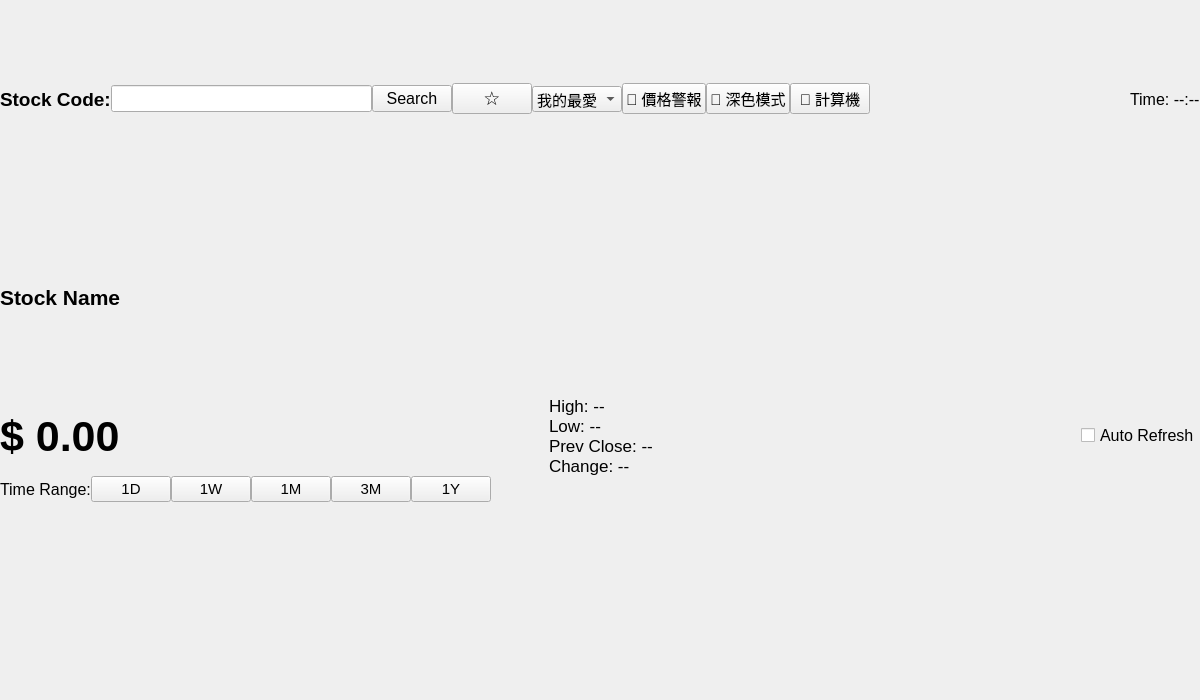
<?xml version="1.0" encoding="UTF-8"?>
<ui version="4.0">
 <class>Form</class>
 <widget class="QWidget" name="Form">
  <property name="geometry">
   <rect>
    <x>0</x>
    <y>0</y>
    <width>1200</width>
    <height>700</height>
   </rect>
  </property>
  <property name="windowTitle">
   <string>Stock Dashboard</string>
  </property>
  <layout class="QVBoxLayout" name="verticalLayout">
   <property name="spacing">
    <number>0</number>
   </property>
   <property name="leftMargin">
    <number>0</number>
   </property>
   <property name="topMargin">
    <number>0</number>
   </property>
   <property name="rightMargin">
    <number>0</number>
   </property>
   <property name="bottomMargin">
    <number>0</number>
   </property>
   <item>
    <layout class="QHBoxLayout" name="search_layout">
     <property name="spacing">
      <number>0</number>
     </property>
     <item>
      <widget class="QLabel" name="label_header">
       <property name="font">
        <font>
         <pointsize>14</pointsize>
         <bold>true</bold>
        </font>
       </property>
       <property name="text">
        <string>Stock Code:</string>
       </property>
      </widget>
     </item>
     <item>
      <widget class="QLineEdit" name="input_code">
       <property name="font">
        <font>
         <pointsize>12</pointsize>
        </font>
       </property>
      </widget>
     </item>
     <item>
      <widget class="QPushButton" name="btn_search">
       <property name="font">
        <font>
         <pointsize>12</pointsize>
        </font>
       </property>
       <property name="text">
        <string>Search</string>
       </property>
      </widget>
     </item>
     <item>
      <widget class="QPushButton" name="btn_favorite">
       <property name="font">
        <font>
         <pointsize>14</pointsize>
        </font>
       </property>
       <property name="text">
        <string>☆</string>
       </property>
       <property name="maximumWidth">
        <number>50</number>
       </property>
       <property name="toolTip">
        <string>加入/移除我的最愛</string>
       </property>
      </widget>
     </item>
     <item>
      <widget class="QComboBox" name="combo_favorites">
       <property name="font">
        <font>
         <pointsize>11</pointsize>
        </font>
       </property>
       <property name="minimumWidth">
        <number>150</number>
       </property>
       <property name="toolTip">
        <string>我的最愛股票</string>
       </property>
       <item>
        <property name="text">
         <string>我的最愛</string>
        </property>
       </item>
      </widget>
     </item>
     <item>
      <widget class="QPushButton" name="btn_alert">
       <property name="font">
        <font>
         <pointsize>11</pointsize>
        </font>
       </property>
       <property name="text">
        <string>🔔 價格警報</string>
       </property>
       <property name="minimumWidth">
        <number>100</number>
       </property>
       <property name="toolTip">
        <string>設定價格警報</string>
       </property>
      </widget>
     </item>
     <item>
      <widget class="QPushButton" name="btn_theme">
       <property name="font">
        <font>
         <pointsize>11</pointsize>
        </font>
       </property>
       <property name="text">
        <string>🌙 深色模式</string>
       </property>
       <property name="minimumWidth">
        <number>100</number>
       </property>
       <property name="toolTip">
        <string>切換深色/淺色主題</string>
       </property>
      </widget>
     </item>
     <item>
      <widget class="QPushButton" name="btn_calculator">
       <property name="font">
        <font>
         <pointsize>11</pointsize>
        </font>
       </property>
       <property name="text">
        <string>🧮 計算機</string>
       </property>
       <property name="minimumWidth">
        <number>90</number>
       </property>
       <property name="toolTip">
        <string>打開計算機</string>
       </property>
      </widget>
     </item>
     <item>
      <spacer name="search_spacer">
       <property name="orientation">
        <enum>Qt::Orientation::Horizontal</enum>
       </property>
       <property name="sizeHint" stdset="0">
        <size>
         <width>40</width>
         <height>20</height>
        </size>
       </property>
      </spacer>
     </item>
     <item>
      <widget class="QLabel" name="label_time">
       <property name="font">
        <font>
         <pointsize>12</pointsize>
        </font>
       </property>
       <property name="text">
        <string>Time: --:--</string>
       </property>
      </widget>
     </item>
    </layout>
   </item>
   <item>
    <widget class="QLabel" name="stockname">
     <property name="font">
      <font>
       <pointsize>16</pointsize>
       <bold>true</bold>
      </font>
     </property>
     <property name="text">
      <string>Stock Name</string>
     </property>
    </widget>
   </item>
   <item>
    <layout class="QHBoxLayout" name="price_layout">
     <property name="spacing">
      <number>0</number>
     </property>
     <item>
      <widget class="QLabel" name="label_price">
       <property name="font">
        <font>
         <pointsize>32</pointsize>
         <bold>true</bold>
        </font>
       </property>
       <property name="text">
        <string>$ 0.00</string>
       </property>
      </widget>
     </item>
     <item>
      <spacer name="horizontalSpacer">
       <property name="orientation">
        <enum>Qt::Orientation::Horizontal</enum>
       </property>
       <property name="sizeHint" stdset="0">
        <size>
         <width>10</width>
         <height>10</height>
        </size>
       </property>
      </spacer>
     </item>
     <item>
      <widget class="QLabel" name="label_stats">
       <property name="font">
        <font>
         <pointsize>13</pointsize>
        </font>
       </property>
       <property name="text">
        <string>High: --
Low: --
Prev Close: --
Change: --</string>
       </property>
      </widget>
     </item>
     <item>
      <spacer name="price_spacer">
       <property name="orientation">
        <enum>Qt::Orientation::Horizontal</enum>
       </property>
       <property name="sizeHint" stdset="0">
        <size>
         <width>40</width>
         <height>20</height>
        </size>
       </property>
      </spacer>
     </item>
     <item>
      <widget class="QCheckBox" name="chk_auto">
       <property name="font">
        <font>
         <pointsize>12</pointsize>
        </font>
       </property>
       <property name="text">
        <string>Auto Refresh</string>
       </property>
      </widget>
     </item>
    </layout>
   </item>
   <item>
    <layout class="QHBoxLayout" name="period_layout">
     <property name="spacing">
      <number>0</number>
     </property>
     <item>
      <widget class="QLabel" name="period_label">
       <property name="font">
        <font>
         <pointsize>12</pointsize>
        </font>
       </property>
       <property name="text">
        <string>Time Range:</string>
       </property>
      </widget>
     </item>
     <item>
      <widget class="QPushButton" name="btn_1d">
       <property name="font">
        <font>
         <pointsize>11</pointsize>
        </font>
       </property>
       <property name="text">
        <string>1D</string>
       </property>
      </widget>
     </item>
     <item>
      <widget class="QPushButton" name="btn_1w">
       <property name="font">
        <font>
         <pointsize>11</pointsize>
        </font>
       </property>
       <property name="text">
        <string>1W</string>
       </property>
      </widget>
     </item>
     <item>
      <widget class="QPushButton" name="btn_1mo">
       <property name="font">
        <font>
         <pointsize>11</pointsize>
        </font>
       </property>
       <property name="text">
        <string>1M</string>
       </property>
      </widget>
     </item>
     <item>
      <widget class="QPushButton" name="btn_3m">
       <property name="font">
        <font>
         <pointsize>11</pointsize>
        </font>
       </property>
       <property name="text">
        <string>3M</string>
       </property>
      </widget>
     </item>
     <item>
      <widget class="QPushButton" name="btn_1y">
       <property name="font">
        <font>
         <pointsize>11</pointsize>
        </font>
       </property>
       <property name="text">
        <string>1Y</string>
       </property>
      </widget>
     </item>
     <item>
      <spacer name="period_spacer">
       <property name="orientation">
        <enum>Qt::Orientation::Horizontal</enum>
       </property>
       <property name="sizeHint" stdset="0">
        <size>
         <width>40</width>
         <height>20</height>
        </size>
       </property>
      </spacer>
     </item>
    </layout>
   </item>
   <item>
    <widget class="QWidget" name="chart_container" native="true"/>
   </item>
  </layout>
 </widget>
 <resources/>
 <connections/>
</ui>
